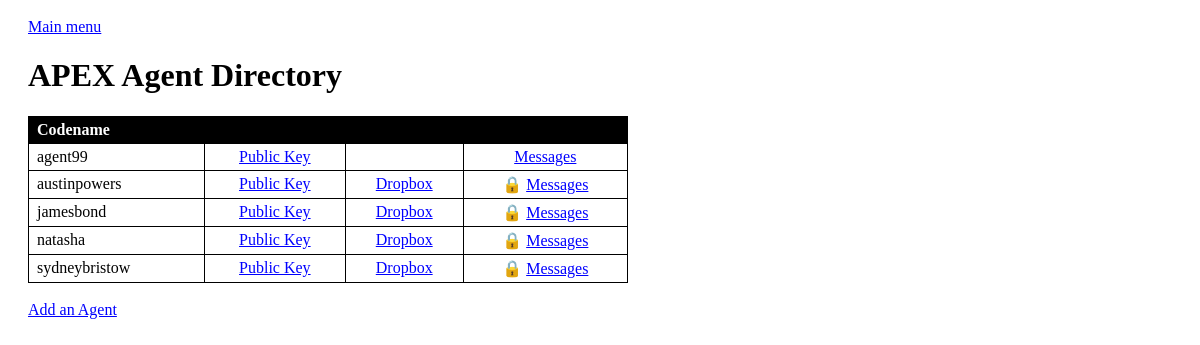
The page /agents/index.php on the database its author committed.
### tables this page shows
CREATE TABLE agents (
  id INT(11) NOT NULL AUTO_INCREMENT,
  codename VARCHAR(255),
  public_key TEXT,
  private_key TEXT,
  PRIMARY KEY (id)
);

### private/functions.php (called while the page is built, shortened)
<?php
  function h($string="") {
    return htmlspecialchars($string);
  }
  function u($string="") {
    return urlencode($string);
  }
  function url_for($script_path) {
    return DOC_ROOT . $script_path;
  }
?>

### private/query_functions.php (called while the page is built, shortened)
<?php
  function login() {
    $my_id = 1;
    $result = find_agent_by_id($my_id);
    return db_fetch_assoc($result);
  }
  function find_all_agents() {
    global $db;
    $sql = "SELECT * FROM agents ";
    $sql .= "ORDER BY codename ASC;";
    $result = db_query($db, $sql);
    return $result;
  }
  function find_agent_by_id($id=0) {
    global $db;
    $sql = "SELECT * FROM agents ";
    $sql .= "WHERE id='" . $id . "';";
    $result = db_query($db, $sql);
    return $result;
  }
?>

### private/database.php (called while the page is built, shortened)
<?php
  function db_query($connection, $sql) {
    $result_set = mysqli_query($connection, $sql);
    return $result_set;
  }
  function db_fetch_assoc($result_set) {
    return mysqli_fetch_assoc($result_set);
  }
?>

### private/initialize.php (called while the page is built, shortened)
<?php
require_once('functions.php');
require_once('database.php');
require_once('query_functions.php');
$current_user = login();
?>

### public/agents/index.php (the view, shortened to what this page needs)
<?php
  require_once('../../private/initialize.php');
  $agent_result = find_all_agents();
?>
<!doctype html>
<html lang="en">
  <head>
    <link rel="stylesheet" media="all" href="<?php echo DOC_ROOT . '/includes/styles.css'; ?>" />
  </head>
  <body>
    <a href="<?php echo url_for('/index.php'); ?>">Main menu</a>
    <br/>
    <h1>APEX Agent Directory</h1>
    <table>
      <tr>
        <th>Codename</th>
        <th>&nbsp;</th>
        <th>&nbsp;</th>
        <th>&nbsp;</th>
      </tr>
      <?php while($agent = db_fetch_assoc($agent_result)) { ?>
        <?php $agent_is_current_user = $agent['id'] == $current_user['id']; ?>
        <tr>
          <td><?php echo h($agent['codename']); ?></td>
          <td class="center"><a href="<?php echo url_for('/agents/public_key.php?id=' . h(u($agent['id']))); ?>">Public Key</a></td>
          <td class="center">
            <?php if(!$agent_is_current_user) { ?>
              <a href="<?php echo url_for('/agents/dropbox.php?id=' . h(u($agent['id']))); ?>">Dropbox</a>
            <?php } ?>
          </td>
          <td class="center"><?php if(!$agent_is_current_user) { echo '&#128274;'; } ?> <a href="<?php echo url_for('/agents/messages.php?id=' . h(u($agent['id']))); ?>">Messages</a></td>
        </tr>
      <?php } ?>
    </table>
    <br />
    <a href="<?php echo url_for('/agents/new.php'); ?>">Add an Agent</a>
  </body>
</html>

### public/includes/styles.css (style rules this page uses)
body { padding: 10px 20px; }
a, a:visited { color: blue; }
table { border-collapse: collapse; min-width: 600px; }
table tr th { border: 1px solid black; color: white; background: black; text-align: left; padding: 0.25em 0.5em; }
table tr td { border: 1px solid black; vertical-align: top; padding: 0.25em 0.5em; }
td.center { text-align: center; }

### rows shown on the page
agents: codename "agent99"
agents: codename "austinpowers"
agents: codename "jamesbond"
agents: codename "natasha"
agents: codename "sydneybristow"
